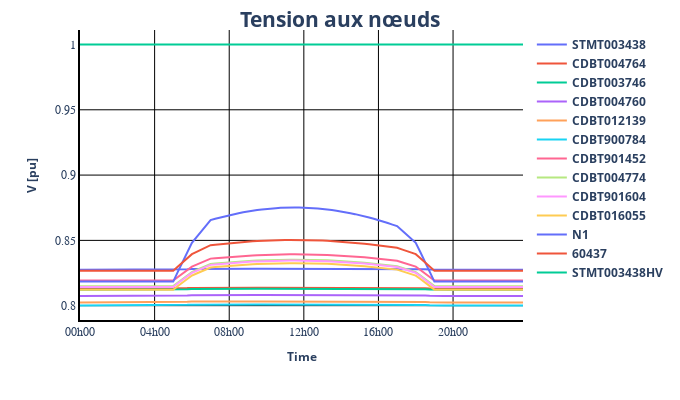

The cell this chart's notebook holds for it:
### Markdown cell above
2.2 Simulation du Load Flow avec les courbes de charge déterminées précédement

### Code cell
# Set the powerprofile in excel before
profile_file_path = "data/power_profile.xlsx"
net_file_path = "data/trey_power_network.xlsx"
output_folder = ""
output_filename = "simulation_results"
# load power profile from excel file
time_series = pp_sim.load_power_profile_form_xlsx(file_path=profile_file_path)
# time_series["load"]["p_mw"]
net_trey = pp_sim.load_net_from_xlsx(file_path=net_file_path)
pp_sim.apply_power_profile(
    net=net_trey, equipment="sgen", power_profiles=time_series["sgen"]
)
pp_sim.create_output_writer(
    net=net_trey, add_results=["res_bus.p_mw", "res_line.p_to_mw"]
)
result_df = pp_sim.run_time_simulation(net=net_trey)
# net_trey.res_bus["vm_pu"]
result_df.keys()
pp_plot.plot_timeseries_result(
    data_df=result_df["res_bus.vm_pu"],
    ylabel="V [pu]",
    plot_title="Tension aux nœuds",
    filename="voltage_result",
)
